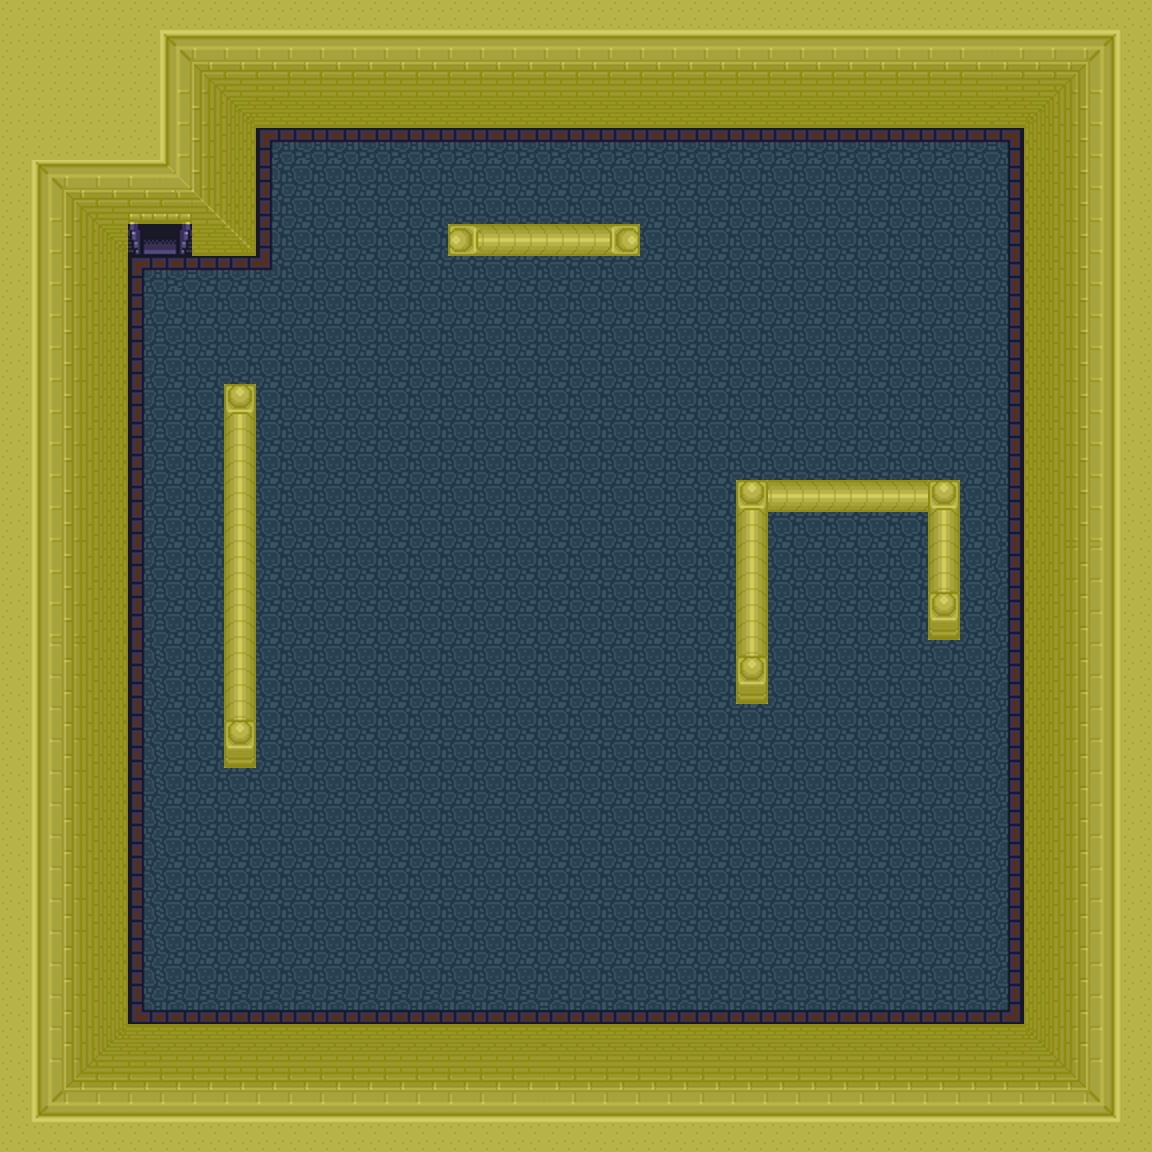

A 2D game scene composited from a Tiled map and its tileset images. What follows is a short description and the map's XML, with each tile layer's data collapsed to a summary:
An orthogonal 36x36 tile map with 32x32 px tiles, 2 tile layers (base layer, wall layer), 2 tilesets and 6 objects (info_player_start, info_teleport_destination, trigger_changelevel, func_wall, info_enemy, ...).

<map version="1.0" orientation="orthogonal" width="36" height="36" tilewidth="32" tileheight="32">
 <properties>
  <property name="map_name" value="Test Map" />
 </properties>
 <tileset firstgid="1" name="lttp_castlebasement1" tilewidth="32" tileheight="32">
  <image source="lttp_castlebasement1.png" width="2368" height="2012" />
 </tileset>
 <tileset firstgid="4589" name="walls" tilewidth="32" tileheight="32">
  <image source="walls.png" trans="ff00ff" width="96" height="64" />
 </tileset>
 <layer name="base layer" width="36" height="36">
  <data>[1296 cells, 1296 non-empty, 58 distinct tile ids]</data>
 </layer>
 <layer name="wall layer" width="36" height="36" opacity="0.5">
  <properties>
   <property name="layer_property" value="" />
  </properties>
  <data>[1296 cells, 561 non-empty, 1 distinct tile ids]</data>
 </layer>
 <objectgroup name="Object Layer 1" width="36" height="36">
  <object name="start" type="info_player_start" x="576" y="576" width="32" height="32">
   <properties>
    <property name="face_dir" value="down" />
   </properties>
  </object>
  <object name="dest" type="info_teleport_destination" x="148" y="385" width="32" height="32" />
  <object name="level change" type="trigger_changelevel" x="129" y="994" width="138" height="29">
   <properties>
    <property name="level" value="layer_test/layers.tmx" />
   </properties>
  </object>
  <object name="doortoggle" type="func_wall" x="128" y="224" width="64" height="32" />
  <object name="slime" type="info_enemy" x="480" y="384" width="32" height="32">
   <properties>
    <property name="img" value="slime.png" />
    <property name="partyID" value="1" />
   </properties>
  </object>
 </objectgroup>
 <objectgroup name="Object Layer 2" width="36" height="36">
  <object name="teleport" type="trigger_teleport" x="128" y="224" width="64" height="5">
   <properties>
    <property name="target" value="dest" />
   </properties>
  </object>
 </objectgroup>
</map>
